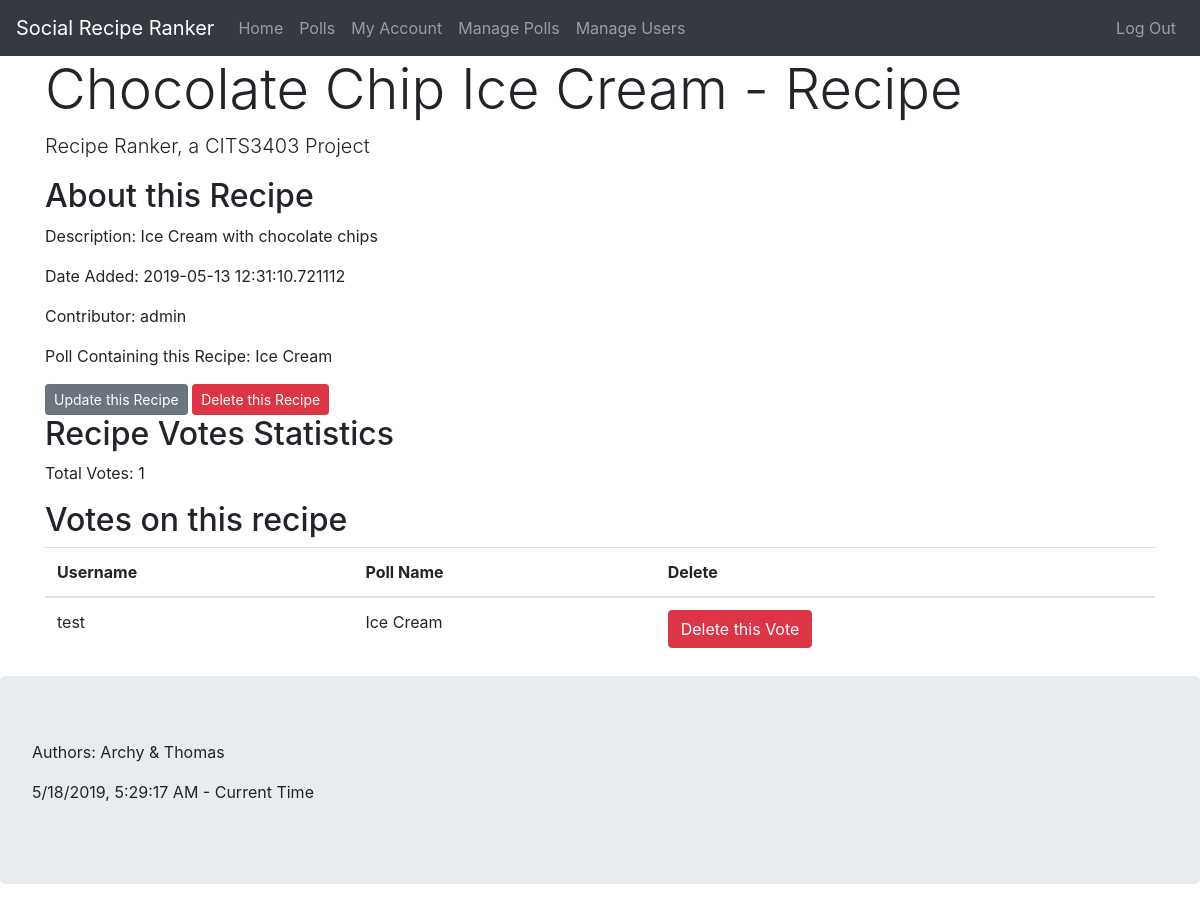
The page /recipe/2 (signed in) on the database as committed earlier.
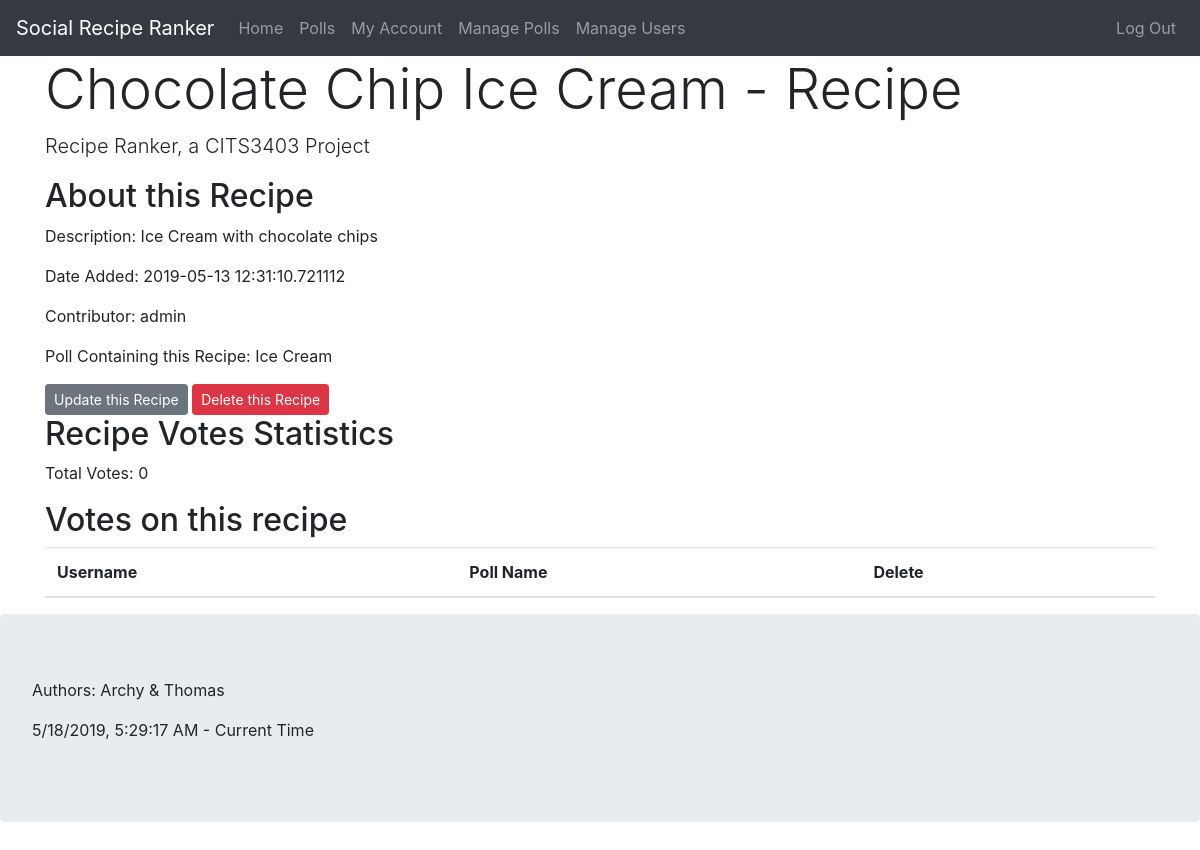
The same page on the database as committed later.
### app/models.py (models this page shows, shortened)
class Recipe(db.Model):
    id = db.Column(db.Integer, primary_key=True)
    name = db.Column(db.String(64), nullable=False, index=True)
    description = db.Column(db.String(256), nullable=True)
    date_added = db.Column(db.DateTime, nullable=False, index=True, default=datetime.utcnow)
    contributor_id = db.Column(db.Integer, db.ForeignKey('user.id'), nullable=False)
    poll_id = db.Column(db.Integer, db.ForeignKey('poll.id'), nullable=False)
    votes = db.relationship("Vote", backref='recipe', lazy='dynamic')

class User(UserMixin, db.Model):
    id = db.Column(db.Integer, primary_key=True)  # not null and unique by default
    username = db.Column(db.String(64), nullable=False, unique=True, index=True)
    email = db.Column(db.String(128), nullable=False, unique=True, index=True)
    password_hash = db.Column(db.String(128), nullable=False)
    date_registered = db.Column(db.DateTime, nullable=False, index=True, default=datetime.utcnow)
    is_admin = db.Column(db.Boolean, nullable=False, default=False)
    polls = db.relationship("Poll", backref='creator', lazy='dynamic')  # dynamic so we can filter the queries later
    recipes = db.relationship("Recipe", backref='contributor', lazy='dynamic')
    votes = db.relationship("Vote", backref='user', lazy='dynamic')

class Poll(db.Model):
    id = db.Column(db.Integer, primary_key=True)
    name = db.Column(db.String(64), nullable=False, index=True)
    description = db.Column(db.String(256), nullable=True)
    date_created = db.Column(db.DateTime, nullable=False, index=True, default=datetime.utcnow)
    creator_id = db.Column(db.Integer, db.ForeignKey('user.id'), nullable=False)
    recipes = db.relationship("Recipe", backref='poll', lazy='dynamic')
    votes = db.relationship("Vote", backref='poll', lazy='dynamic')

class Vote(db.Model):
    id = db.Column(db.Integer, primary_key=True)
    poll_id = db.Column(db.Integer, db.ForeignKey('poll.id'), nullable=False)
    user_id = db.Column(db.Integer, db.ForeignKey('user.id'), nullable=False)
    recipe_id = db.Column(db.Integer, db.ForeignKey('recipe.id'), nullable=False)

### app/routes.py (the view)
@app.route('/recipe/<int:recipe_id>', methods=['GET', 'POST'])
@login_required
def recipe(recipe_id):
    if current_user.is_admin:
        recipe = Recipe.query.get_or_404(recipe_id)
        return render_template('recipe.html', title=recipe.name + ' - Recipe', users=User, polls=Poll, recipe=recipe, votes=Vote)
    else:
        abort(403)

### app/models.py (called while the page is built)
@login_manager.user_loader
def load_user(id):
    return User.query.get(int(id))

### app/templates/recipe.html (shortened to what this page needs)
{% extends "base.html" %}
{% block content %}
<div class="row">
    <section class="col">
        <header>
            <h2>About this Recipe</h2>
        </header>
        <p>Description: {{ recipe.description }}</p>
        <p>Date Added: {{ recipe.date_added }}</p>
        <p>Contributor: {{ users.query.filter_by(id=recipe.contributor_id).first().username }}</p>
        <p>Poll Containing this Recipe: {{ polls.query.filter_by(id=recipe.poll_id).first().name }}</p>
        <a class="btn btn-secondary btn-sm" href="{{ url_for('update_recipe', recipe_id=recipe.id) }}">Update
            this Recipe</a>
        <button type="button" class="btn btn-danger btn-sm" data-toggle="modal" data-target="#deleteRecipeModal">Delete
            this Recipe</button>
    </section>
</div>
<div class="row">
    <section class="col">
        <header>
            <h2>Recipe Votes Statistics</h2>
        </header>
        <p>Total Votes: {{ votes.query.filter_by(recipe_id=recipe.id).all()|length }}</p>
    </section>
</div>
<div class="row">
    <section class="col">
        <header>
            <h2>Votes on this recipe</h2>
        </header>
        <table class="table table-hover">
            <thead>
                <tr>
                    <th scope="col">Username</th>
                    <th scope="col">Poll Name</th>
                    <th scope="col">Delete</th>
                </tr>
            </thead>
            <tbody>
                {% for v in votes.query.filter_by(recipe_id=recipe.id) %}
                <tr class='table-row'>
                    <td>{{ users.query.filter_by(id=v.user_id).first().username }}</td>
                    <td>{{ polls.query.filter_by(id=v.poll_id).first().name }}</td>
                    <td>
                        <button type="button" class="btn btn-danger" onclick="deleteVote('{{ v.id }}')">
                            Delete this Vote
                        </button>
                    </td>
                </tr>
                {% endfor %}
            </tbody>
        </table>
    </section>
</div>
{% endblock %}

### app/templates/base.html (shortened to what this page needs)
<!DOCTYPE html>
<html lang="en">
<head>
    <link rel="stylesheet" type="text/css" href="/static/css/bootstrap.min.css" />
    <link rel="stylesheet" type="text/css" href="/static/css/style.css" />
</head>
<body>
    <nav class="navbar navbar-expand-sm navbar-dark bg-dark">
        <a class="navbar-brand" href="/">Social Recipe Ranker</a>
        <ul class="navbar-nav">
            <li class="nav-item"><a class="nav-link" href="{{ url_for('index') }}">Home</a></li>
            {% if current_user.is_authenticated %}
            <li class="nav-item"><a class="nav-link" href="{{ url_for('polls') }}">Polls</a></li>
            <li class="nav-item"><a class="nav-link" href="{{ url_for('user', user_id=current_user.id) }}">My
                    Account</a></li>
            {% else %}
            <li class="nav-item"><a class="nav-link" href="{{ url_for('general_polls') }}">Polls</a></li>
            {% endif %}
            {% if current_user.is_admin %}
            <li class="nav-item"><a class="nav-link" href="{{ url_for('manage_polls') }}">Manage Polls</a></li>
            <li class="nav-item"><a class="nav-link" href="{{ url_for('manage_users') }}">Manage Users</a></li>
            {% endif %}
        </ul>
        <ul class="navbar-nav ml-auto">
            {% if current_user.is_anonymous %}
            <li class="nav-item"><a class="nav-link" href="{{ url_for('register') }}">Sign Up</a></li>
            <li class="nav-item"><a class="nav-link" href="{{ url_for('login') }}">Login</a></li>
            {% else %}
            <li class="nav-item"><a class="nav-link" href="{{ url_for('logout') }}">Log Out</a></li>
            {% endif %}
        </ul>
    </nav>
    <main class="container">
        <header class="row">
            <div class="col">
                {% if title %}
                <h1 class="display-4">{{ title }}</h1>
                {% else %}
                <h1 class="display-4">Welcome to Recipe Ranker</h1>
                {% endif %}
                {% if description %}
                <p class="lead">{{ description }}</p>
                {% else %}
                <p class="lead">Recipe Ranker, a CITS3403 Project</p>
                {% endif %}
            </div>
        </header>
        {% block content %}{% endblock %}
    </main>
    <footer class="jumbotron">
        <p>Authors: Archy & Thomas</p>
        <p id="current_time">Current Time</p>
    </footer>
</body>
</html>

Rows that differ between the two databases and show on the page:
removed Vote: {{ polls.query.filter_by(id=v.poll_id).first().name }} "Ice Cream"
no longer on this page (row unchanged): User: query.filter_by "test"
Other text that changed with them:
{{ votes.query.filter_by(recipe_id=recipe.id).all()|length }}: "1" → "0"
